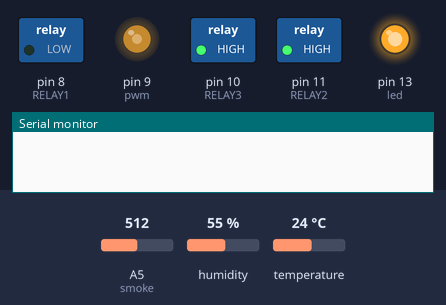
This sketch was run on a simulated Arduino Uno, built with avr-gcc and run on an emulated ATmega328P. Parts: switched loads named in the sketch (green lamp = pin HIGH), output pins drawn as LEDs (lit = HIGH), the last lines printed to the serial monitor. Dashed ring = blinking. The inputs (shaded band) are chosen by the test bench; at power-on: A5 (smoke) = 512, humidity 55 %, temperature 24 °C.

Above: at 1.2 s.
1.3 s: A5 (smoke) set to 594
2.8 s: A5 (smoke) set to 613
At 4.6 s:
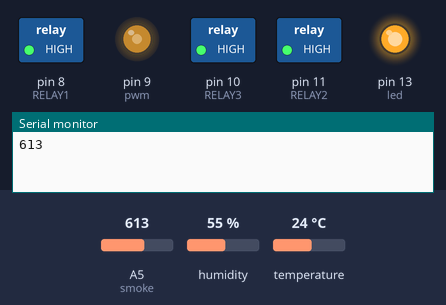
Timing chart, 0 to 11.8 s (numbered marks = the images above; inputs shaded):
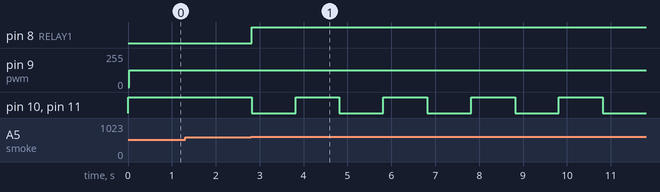

Measured:
- the behaviour switches between 600 and 601 on A5 (smoke) (found by bisection; images 0 and 1)
- after the input at 1.3 s, every drawn part: stays the same
- after the input at 2.8 s, pin 8 (RELAY1): LOW → HIGH at once; pin 10 (RELAY3), pin 11 (RELAY2): alternates HIGH for 1.0 s and LOW for 1.0 s, starting at once

The sketch:

final_arduino.ino
```cpp
#include <SoftwareSerial.h>
#include <dht.h>
int smoke = A5;
#define led  13
int motionflag=0;
int val = 0;
int bluetoothTx = 2;  // TX-O pin of bluetooth mate, Arduino D2
int bluetoothRx = 3;  // RX-I pin of bluetooth mate, Arduino D3
#define RELAY1  8
#define pwm 9
#define RELAY3  10
#define RELAY2  11
dht DHT;
int sensor = 12;
#define DHT11_PIN 7
SoftwareSerial bluetooth(bluetoothTx, bluetoothRx);
int start=1;


void setup()
{
  pinMode(led,OUTPUT);
  pinMode(sensor, INPUT);
  digitalWrite(RELAY2,1);
pinMode(smoke, INPUT);
  digitalWrite(led, HIGH);
Serial.begin(9600);  // Begin the serial monitor at 9600bps
pinMode(RELAY1, OUTPUT);
// Begin the serial monitor at 9600bps
pinMode(RELAY2, OUTPUT);

pinMode(RELAY3, OUTPUT) ;
  digitalWrite(RELAY1,0);
  digitalWrite(RELAY3,1);

  bluetooth.begin(9600);  // Start bluetooth serial at 9600
}
//auto start

void Auto(){


   if(DHT.temperature<15){


  analogWrite(pwm, 0);
  bluetooth.println("c");

    }
   else if(DHT.temperature>15 && DHT.temperature<20){

  bluetooth.println("d");
  analogWrite(pwm, 63);

    }

   else if(DHT.temperature>20 && DHT.temperature<25){

     bluetooth.println("e");
  analogWrite(pwm,127);

    }

   else if(DHT.temperature>25 && DHT.temperature<30){

     bluetooth.println("f");
  analogWrite(pwm, 190);

    }

   else {

     bluetooth.println("g");
  analogWrite(pwm, 255);


    }
    return;
 }
//auto end


void loop()
{
int chk = DHT.read11(DHT11_PIN);

 if(start==1){

 start--;
  Auto();
 }


 int smokeflag=0;
 int analogSensor;
 analogSensor= analogRead(smoke);

     while(analogSensor>600)
 {
 analogSensor= analogRead(smoke);
  Serial.println(analogSensor);
if(smokeflag==0){

  bluetooth.println("x");
  smokeflag++;

  }


      digitalWrite(RELAY1,1);

      digitalWrite(RELAY2,0);
      digitalWrite(RELAY3,0);

      delay(1000);
      digitalWrite(RELAY2,1);
      digitalWrite(RELAY3,1);

      delay(1000);


  }

  if(smokeflag==1){
    bluetooth.println("y");
    smokeflag=0;

    }


      digitalWrite(RELAY1,0);


 String display="";
  if(bluetooth.available())  // If the bluetooth sent any characters
 {

display = (char)bluetooth.read();
}
  Serial.print(display);


if(display=="i"){

  Auto();
  }
else if(display=="j"){

String temp=(String)DHT.temperature;
String humid=(String)DHT.humidity;
 String msg="Temperature = "+temp+" Humidity ="+humid;

 bluetooth.println(msg);


  }
else if(display=="b"){

  digitalWrite(led, HIGH);


  }
else if(display=="a"){
  digitalWrite(led, LOW);


   }


else if(display=="c"){

  analogWrite(pwm, 0);

  }


else if(display=="d"){

  analogWrite(pwm, 63);

  }

else if(display=="e"){

  analogWrite(pwm, 127);

  }

else if(display=="f"){

  analogWrite(pwm, 190);

  }

else if(display=="g"){

  analogWrite(pwm, 255);

  }
else if(display=="k")
  {
   motionflag=1;
    }
 else if(display=="l")
 {

  motionflag=0;
  }


if(motionflag==1)
{

    val = digitalRead(sensor);   // read sensor value
  while (val == HIGH) {


                    // delay 100 milliseconds
  digitalWrite(RELAY3,0);
    bluetooth.println("s");
  // check if the sensor is HIGH
Serial.println("detected");

  while(bluetooth.available()){

  display = (char)bluetooth.read();
  if(display=="l"){
  bluetooth.println("u");


    digitalWrite(RELAY3,1);
  motionflag=0;
    return;
    }

    }

       // update variable state to HIGH

  }


  }


}
```
